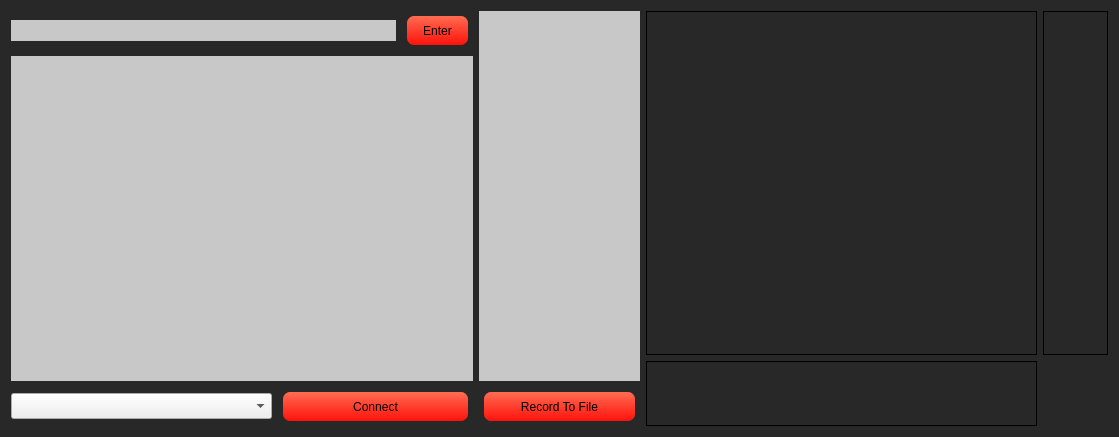
<?xml version="1.0" encoding="UTF-8"?>
<ui version="4.0">
 <class>ArduEyeUI</class>
 <widget class="QWidget" name="ArduEyeUI">
  <property name="geometry">
   <rect>
    <x>0</x>
    <y>0</y>
    <width>1119</width>
    <height>437</height>
   </rect>
  </property>
  <property name="palette">
   <palette>
    <active>
     <colorrole role="Button">
      <brush brushstyle="SolidPattern">
       <color alpha="255">
        <red>145</red>
        <green>151</green>
        <blue>232</blue>
       </color>
      </brush>
     </colorrole>
     <colorrole role="Mid">
      <brush brushstyle="SolidPattern">
       <color alpha="255">
        <red>124</red>
        <green>124</green>
        <blue>128</blue>
       </color>
      </brush>
     </colorrole>
     <colorrole role="Base">
      <brush brushstyle="SolidPattern">
       <color alpha="255">
        <red>252</red>
        <green>252</green>
        <blue>252</blue>
       </color>
      </brush>
     </colorrole>
     <colorrole role="Window">
      <brush brushstyle="SolidPattern">
       <color alpha="255">
        <red>40</red>
        <green>40</green>
        <blue>40</blue>
       </color>
      </brush>
     </colorrole>
    </active>
    <inactive>
     <colorrole role="Button">
      <brush brushstyle="SolidPattern">
       <color alpha="255">
        <red>145</red>
        <green>151</green>
        <blue>232</blue>
       </color>
      </brush>
     </colorrole>
     <colorrole role="Mid">
      <brush brushstyle="SolidPattern">
       <color alpha="255">
        <red>124</red>
        <green>124</green>
        <blue>128</blue>
       </color>
      </brush>
     </colorrole>
     <colorrole role="Base">
      <brush brushstyle="SolidPattern">
       <color alpha="255">
        <red>252</red>
        <green>252</green>
        <blue>252</blue>
       </color>
      </brush>
     </colorrole>
     <colorrole role="Window">
      <brush brushstyle="SolidPattern">
       <color alpha="255">
        <red>40</red>
        <green>40</green>
        <blue>40</blue>
       </color>
      </brush>
     </colorrole>
    </inactive>
    <disabled>
     <colorrole role="Button">
      <brush brushstyle="SolidPattern">
       <color alpha="255">
        <red>145</red>
        <green>151</green>
        <blue>232</blue>
       </color>
      </brush>
     </colorrole>
     <colorrole role="Mid">
      <brush brushstyle="SolidPattern">
       <color alpha="255">
        <red>124</red>
        <green>124</green>
        <blue>128</blue>
       </color>
      </brush>
     </colorrole>
     <colorrole role="Base">
      <brush brushstyle="SolidPattern">
       <color alpha="255">
        <red>40</red>
        <green>40</green>
        <blue>40</blue>
       </color>
      </brush>
     </colorrole>
     <colorrole role="Window">
      <brush brushstyle="SolidPattern">
       <color alpha="255">
        <red>40</red>
        <green>40</green>
        <blue>40</blue>
       </color>
      </brush>
     </colorrole>
    </disabled>
   </palette>
  </property>
  <property name="windowTitle">
   <string>ArduEyeUI</string>
  </property>
  <property name="styleSheet">
   <string notr="true">QPushButton{
background-color: QLinearGradient( x1: 0, y1: 0, x2: 0, y2: 1, stop: 0 #FF6C52,  stop: 1 #FF120B);
border-radius: 3px;
min-height: 23px;
border: none;
border-radius: 7;
padding: 3px;
padding-left: 7px;
padding-right: 7px;
margin: 5px;
}
QLineEdit{
background-color: rgb(200, 200, 200);
border-color: rgb(200, 200, 200);
border-style: solid;
}
QTextEdit{
background-color: rgb(200, 200, 200);
border-color: rgb(200, 200, 200);
border-style: solid;
}
</string>
  </property>
  <layout class="QGridLayout" name="gridLayout_2">
   <item row="0" column="0">
    <layout class="QHBoxLayout" name="horizontalLayout_3">
     <item>
      <layout class="QVBoxLayout" name="verticalLayout">
       <item>
        <layout class="QHBoxLayout" name="horizontalLayout_2">
         <item>
          <widget class="QLineEdit" name="CmdEdit">
           <property name="minimumSize">
            <size>
             <width>0</width>
             <height>21</height>
            </size>
           </property>
          </widget>
         </item>
         <item>
          <widget class="QPushButton" name="enterButton">
           <property name="minimumSize">
            <size>
             <width>71</width>
             <height>39</height>
            </size>
           </property>
           <property name="text">
            <string>Enter</string>
           </property>
          </widget>
         </item>
        </layout>
       </item>
       <item>
        <widget class="QTextEdit" name="textEdit">
         <property name="sizePolicy">
          <sizepolicy hsizetype="Preferred" vsizetype="Expanding">
           <horstretch>0</horstretch>
           <verstretch>0</verstretch>
          </sizepolicy>
         </property>
         <property name="minimumSize">
          <size>
           <width>381</width>
           <height>192</height>
          </size>
         </property>
         <property name="maximumSize">
          <size>
           <width>1200</width>
           <height>1200</height>
          </size>
         </property>
         <property name="frameShape">
          <enum>QFrame::StyledPanel</enum>
         </property>
        </widget>
       </item>
       <item>
        <layout class="QHBoxLayout" name="horizontalLayout">
         <item>
          <widget class="QComboBox" name="PortSelect">
           <property name="minimumSize">
            <size>
             <width>261</width>
             <height>26</height>
            </size>
           </property>
          </widget>
         </item>
         <item>
          <widget class="QPushButton" name="ConnectButton">
           <property name="minimumSize">
            <size>
             <width>101</width>
             <height>39</height>
            </size>
           </property>
           <property name="styleSheet">
            <string notr="true"/>
           </property>
           <property name="text">
            <string>Connect</string>
           </property>
          </widget>
         </item>
        </layout>
       </item>
      </layout>
     </item>
     <item>
      <layout class="QVBoxLayout" name="verticalLayout_2">
       <item>
        <widget class="QTextEdit" name="CmdListEdit">
         <property name="sizePolicy">
          <sizepolicy hsizetype="Preferred" vsizetype="Expanding">
           <horstretch>0</horstretch>
           <verstretch>0</verstretch>
          </sizepolicy>
         </property>
         <property name="minimumSize">
          <size>
           <width>161</width>
           <height>241</height>
          </size>
         </property>
         <property name="maximumSize">
          <size>
           <width>160</width>
           <height>16777215</height>
          </size>
         </property>
         <property name="palette">
          <palette>
           <active>
            <colorrole role="Button">
             <brush brushstyle="SolidPattern">
              <color alpha="255">
               <red>200</red>
               <green>200</green>
               <blue>200</blue>
              </color>
             </brush>
            </colorrole>
            <colorrole role="Base">
             <brush brushstyle="SolidPattern">
              <color alpha="255">
               <red>200</red>
               <green>200</green>
               <blue>200</blue>
              </color>
             </brush>
            </colorrole>
            <colorrole role="Window">
             <brush brushstyle="SolidPattern">
              <color alpha="255">
               <red>200</red>
               <green>200</green>
               <blue>200</blue>
              </color>
             </brush>
            </colorrole>
           </active>
           <inactive>
            <colorrole role="Button">
             <brush brushstyle="SolidPattern">
              <color alpha="255">
               <red>200</red>
               <green>200</green>
               <blue>200</blue>
              </color>
             </brush>
            </colorrole>
            <colorrole role="Base">
             <brush brushstyle="SolidPattern">
              <color alpha="255">
               <red>200</red>
               <green>200</green>
               <blue>200</blue>
              </color>
             </brush>
            </colorrole>
            <colorrole role="Window">
             <brush brushstyle="SolidPattern">
              <color alpha="255">
               <red>200</red>
               <green>200</green>
               <blue>200</blue>
              </color>
             </brush>
            </colorrole>
           </inactive>
           <disabled>
            <colorrole role="Button">
             <brush brushstyle="SolidPattern">
              <color alpha="255">
               <red>200</red>
               <green>200</green>
               <blue>200</blue>
              </color>
             </brush>
            </colorrole>
            <colorrole role="Base">
             <brush brushstyle="SolidPattern">
              <color alpha="255">
               <red>200</red>
               <green>200</green>
               <blue>200</blue>
              </color>
             </brush>
            </colorrole>
            <colorrole role="Window">
             <brush brushstyle="SolidPattern">
              <color alpha="255">
               <red>200</red>
               <green>200</green>
               <blue>200</blue>
              </color>
             </brush>
            </colorrole>
           </disabled>
          </palette>
         </property>
        </widget>
       </item>
       <item>
        <widget class="QPushButton" name="FileRecordButton">
         <property name="minimumSize">
          <size>
           <width>161</width>
           <height>39</height>
          </size>
         </property>
         <property name="maximumSize">
          <size>
           <width>16777215</width>
           <height>16777215</height>
          </size>
         </property>
         <property name="text">
          <string>Record To File</string>
         </property>
        </widget>
       </item>
      </layout>
     </item>
     <item>
      <layout class="QGridLayout" name="gridLayout">
       <item row="0" column="0">
        <widget class="QLabel" name="imagelabel">
         <property name="sizePolicy">
          <sizepolicy hsizetype="Expanding" vsizetype="Expanding">
           <horstretch>0</horstretch>
           <verstretch>0</verstretch>
          </sizepolicy>
         </property>
         <property name="minimumSize">
          <size>
           <width>391</width>
           <height>331</height>
          </size>
         </property>
         <property name="maximumSize">
          <size>
           <width>1200</width>
           <height>1200</height>
          </size>
         </property>
         <property name="frameShape">
          <enum>QFrame::Box</enum>
         </property>
         <property name="text">
          <string/>
         </property>
         <property name="alignment">
          <set>Qt::AlignCenter</set>
         </property>
        </widget>
       </item>
       <item row="0" column="1">
        <widget class="QLabel" name="OpticY_Label">
         <property name="minimumSize">
          <size>
           <width>65</width>
           <height>331</height>
          </size>
         </property>
         <property name="maximumSize">
          <size>
           <width>65</width>
           <height>1200</height>
          </size>
         </property>
         <property name="frameShape">
          <enum>QFrame::Box</enum>
         </property>
         <property name="text">
          <string/>
         </property>
        </widget>
       </item>
       <item row="1" column="0">
        <widget class="QLabel" name="OpticX_Label">
         <property name="sizePolicy">
          <sizepolicy hsizetype="Preferred" vsizetype="Preferred">
           <horstretch>0</horstretch>
           <verstretch>0</verstretch>
          </sizepolicy>
         </property>
         <property name="minimumSize">
          <size>
           <width>391</width>
           <height>65</height>
          </size>
         </property>
         <property name="maximumSize">
          <size>
           <width>1200</width>
           <height>65</height>
          </size>
         </property>
         <property name="frameShape">
          <enum>QFrame::Box</enum>
         </property>
         <property name="text">
          <string/>
         </property>
        </widget>
       </item>
       <item row="1" column="1">
        <widget class="QLabel" name="label_place_holder">
         <property name="minimumSize">
          <size>
           <width>51</width>
           <height>51</height>
          </size>
         </property>
         <property name="maximumSize">
          <size>
           <width>100</width>
           <height>100</height>
          </size>
         </property>
         <property name="text">
          <string/>
         </property>
        </widget>
       </item>
      </layout>
     </item>
    </layout>
   </item>
  </layout>
 </widget>
 <layoutdefault spacing="6" margin="11"/>
 <resources/>
 <connections/>
</ui>
